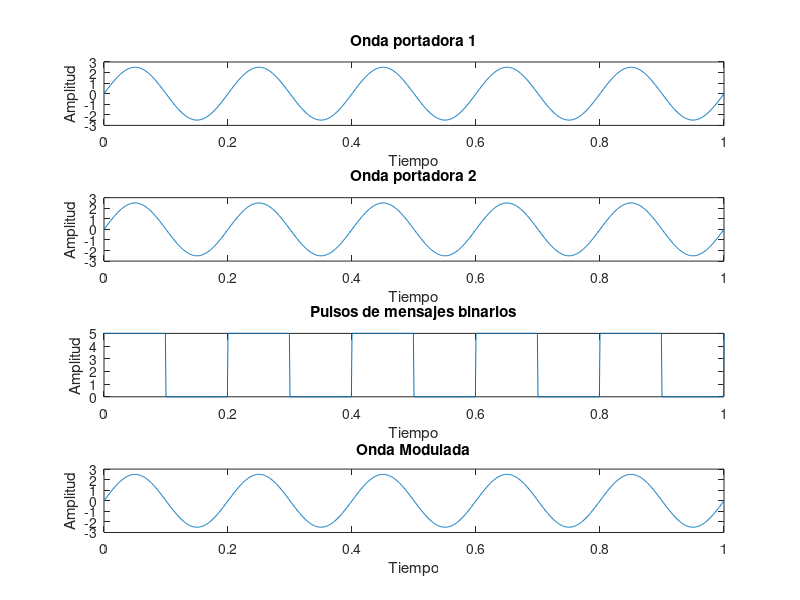

Recreate this plot in MATLAB.
clc %para borrar la ventana de comandos
close all %para cerrar todas las ventanas excepto la ventana de comandos
clear all %para borrar todas las variables de la memoria
fc1=input('Ingrese la frecuencia de la primera portadora de onda sinusoidal:');
fc2=input('Ingrese la frecuencia de la segunda portadora de onda sinusoidal.:');
fp=input('Ingrese la frecuencia del pulso binario periódico (Mensaje):');
amp=input('Ingrese la amplitud (tanto para portadora como para mensaje de pulso binario):');
amp=amp/2;
t=0:0.001:1; % Para configurar el intervalo de muestreo
c1=amp.*sin(2*pi*fc1*t);% Para generar la primera onda sinusoidal portadora
c2=amp.*sin(2*pi*fc2*t);% Para generar una segunda onda sinusoidal portadora
subplot(4,1,1); %Grafica de la onda portadora

plot(t,c1)
xlabel('Tiempo')
ylabel('Amplitud')
title('Onda portadora 1')
subplot(4,1,2) %Graficar la onda portadora
plot(t,c2)
xlabel('Tiempo')
ylabel('Amplitud')
title('Onda portadora 2')
m=amp.*square(2*pi*fp*t)+amp;%Para generar un mensaje de onda cuadrada
subplot(4,1,3) %Para graficar el Pulso Binario Cuadrado (Mensaje)
plot(t,m)
xlabel('Tiempo')
ylabel('Amplitud')
title('Pulsos de mensajes binarios')

for i=0:1000 %aquí estamos generando la onda modulada
if m(i+1)==0
mm(i+1)=c2(i+1);
else
mm(i+1)=c1(i+1);
end
end
subplot(4,1,4) %Para graficar la onda modulada
plot(t,mm)
xlabel('Tiempo')
ylabel('Amplitud')
title('Onda Modulada')
